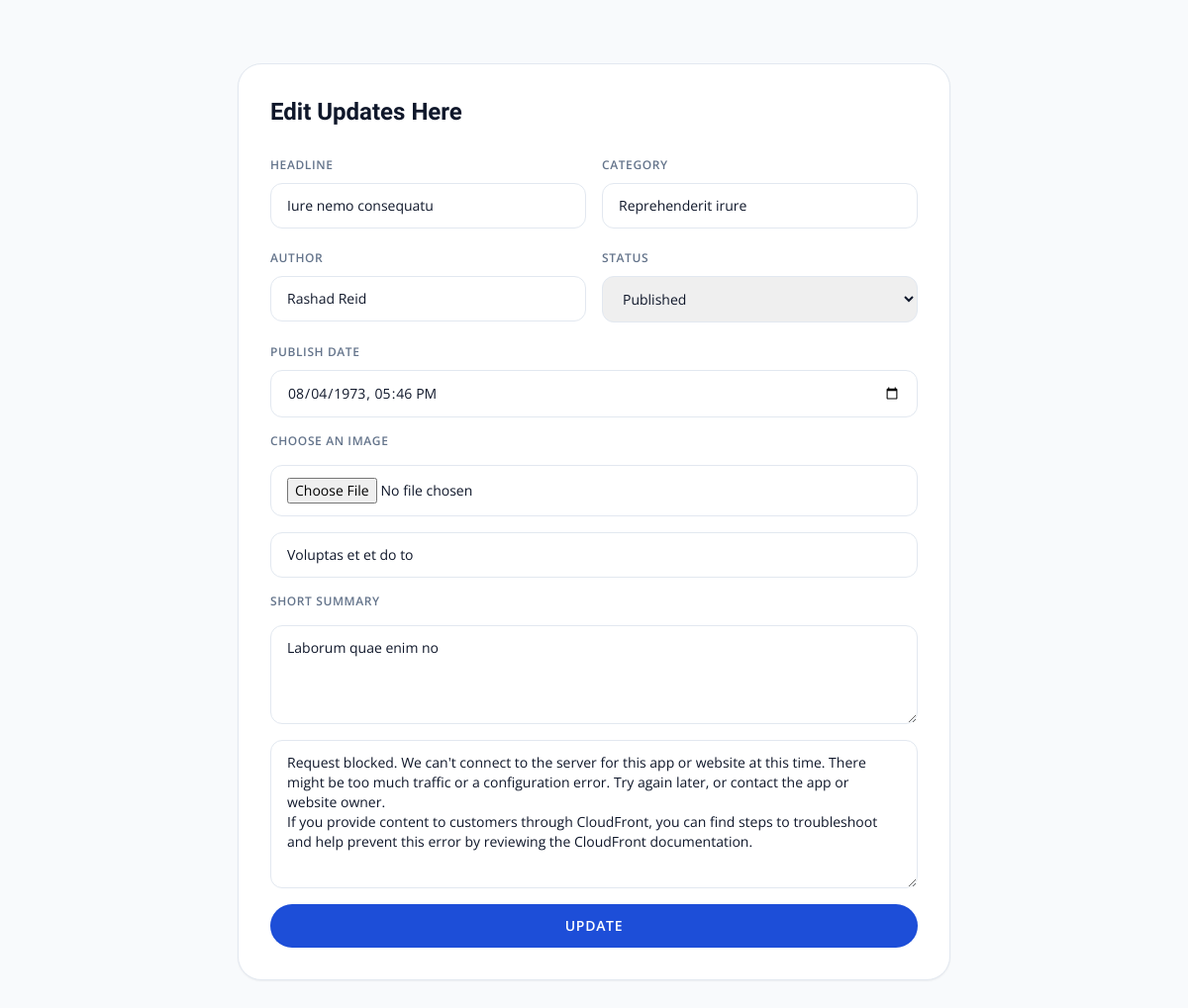
Screenshot of /news/create/2/edit (signed in) with the database file from the repository.
### flask_app/models.py (models this page shows)
class Updates(db.Model):
    __tablename__ = "updates_table"
    id = db.Column(db.Integer, primary_key=True)
    title = db.Column(db.String(255), nullable=False)
    category = db.Column(db.String(120), nullable=False, default="General")
    author_name = db.Column(db.String(120), nullable=False, default="Tweens Admin")
    excerpt = db.Column(db.Text, nullable=False, default="")
    caption = db.Column(db.String(255), nullable=False)
    detail = db.Column(db.Text, nullable=False)
    image = db.Column(db.String(255))
    status = db.Column(db.String(20), nullable=False, default="draft")
    published_at = db.Column(db.DateTime)
    created_at = db.Column(db.DateTime, nullable=False, default=datetime.utcnow)

### flask_app/app.py (the view)
@app.get("/news/create/<int:update_id>/edit")
def news_edit_page(update_id: int):
    update = Updates.query.get_or_404(update_id)
    return render_template("edit_updates.html", authenticated=is_authenticated(), update=update)

### flask_app/app.py (called while the page is built)
def is_authenticated() -> bool:
    return bool(session.get("authenticated"))

def get_page_content(page: str) -> dict[str, dict[str, str]]:
    defaults = SITE_CONTENT_DEFAULTS.get(page, {})
    content = {section: dict(fields) for section, fields in defaults.items()}
    rows = SiteContent.query.filter_by(page=page).all()
    for row in rows:
        content.setdefault(row.section, {})[row.field] = row.value
    return content

@app.context_processor
def inject_global_site_content():
    global_content = get_page_content("global")
    return {
        "global_content": global_content.get("branding", {}),
        "footer_content": global_content.get("footer", {}),
        "current_endpoint": request.endpoint,
    }

### flask_app/templates/edit_updates.html (shortened to what this page needs)
<!DOCTYPE html>
<html lang="en">
<head>
    <link rel="stylesheet" href="{{ url_for('static', filename='css/tailwind.css') }}">
</head>
<body class="bg-slate-50">
    {% if authenticated %}
        <main class="mx-auto max-w-3xl px-6 py-16">
            <div class="rounded-3xl border border-slate-200 bg-white p-8 shadow-sm">
                <h1 class="text-2xl font-semibold text-slate-900">Edit Updates Here</h1>
                <form action="{{ url_for('news_edit', update_id=update.id) }}" method="post" enctype="multipart/form-data" class="mt-6 grid gap-4">
                    <div class="grid gap-4 md:grid-cols-2">
                        <div>
                            <label class="text-xs font-semibold uppercase tracking-wider text-slate-500">Headline</label>
                            <input type="text" name="title" placeholder="Title" value="{{ update.title }}" required class="mt-2 w-full rounded-xl border border-slate-200 px-4 py-3 text-sm focus:border-brand-aqua focus:outline-none">
                        </div>
                        <div>
                            <label class="text-xs font-semibold uppercase tracking-wider text-slate-500">Category</label>
                            <input type="text" name="category" placeholder="Category" value="{{ update.category or '' }}" required class="mt-2 w-full rounded-xl border border-slate-200 px-4 py-3 text-sm focus:border-brand-aqua focus:outline-none">
                        </div>
                        <div>
                            <label class="text-xs font-semibold uppercase tracking-wider text-slate-500">Author</label>
                            <input type="text" name="author_name" placeholder="Author" value="{{ update.author_name or '' }}" required class="mt-2 w-full rounded-xl border border-slate-200 px-4 py-3 text-sm focus:border-brand-aqua focus:outline-none">
                        </div>
                        <div>
                            <label class="text-xs font-semibold uppercase tracking-wider text-slate-500">Status</label>
                            <select name="status" class="mt-2 w-full rounded-xl border border-slate-200 px-4 py-3 text-sm focus:border-brand-aqua focus:outline-none">
                                <option value="published" {% if update.status == 'published' %}selected{% endif %}>Published</option>
                            </select>
                        </div>
                        <div class="md:col-span-2">
                            <label class="text-xs font-semibold uppercase tracking-wider text-slate-500">Publish Date</label>
                            <input type="datetime-local" name="published_at" value="{{ update.published_at.strftime('%Y-%m-%dT%H:%M') if update.published_at else '' }}" class="mt-2 w-full rounded-xl border border-slate-200 px-4 py-3 text-sm focus:border-brand-aqua focus:outline-none">
                        </div>
                    </div>
                    <label for="image" class="text-xs font-semibold uppercase tracking-wider text-slate-500">Choose an image</label>
                    <input type="file" name="image" class="w-full rounded-xl border border-slate-200 bg-white px-4 py-3 text-sm">
                    <input type="text" name="caption" placeholder="Short image caption" value="{{ update.caption }}" required class="w-full rounded-xl border border-slate-200 px-4 py-3 text-sm focus:border-brand-aqua focus:outline-none">
                    <label class="text-xs font-semibold uppercase tracking-wider text-slate-500">Short Summary</label>
                    <textarea name="excerpt" placeholder="Summary" class="min-h-[100px] w-full rounded-xl border border-slate-200 px-4 py-3 text-sm focus:border-brand-aqua focus:outline-none">{{ update.excerpt or '' }}</textarea>
                    <textarea name="detail" placeholder="Write the details of the news here" required class="min-h-[150px] w-full rounded-xl border border-slate-200 px-4 py-3 text-sm focus:border-brand-aqua focus:outline-none">{{ update.detail }}</textarea>
                    <button type="submit" class="rounded-full bg-brand-blue px-6 py-3 text-sm font-semibold uppercase tracking-wider text-white transition hover:bg-brand-deep">Update</button>
                </form>
            </div>
        </main>
    {% else %}
        <div class="mx-auto max-w-xl px-6 py-20 text-center text-slate-600">You are not authenticated!</div>
    {% endif %}
</body>
</html>

### rows the page displays
Updates: title "Iure nemo consequatu", category "Reprehenderit irure", author_name "Rashad Reid", status "Published", published_at "08/04/1973 17:46", caption "Voluptas et et do to", excerpt "Laborum quae enim no", detail "Request blocked. We can't connect to the server for this app or website at this time. There might be too much traffic or a configuration error. Try again later, or contact the app or website owner. If you provide content to customers through CloudFront, you can find steps to troubleshoot and help prevent this error by reviewing the CloudFront documentation."
